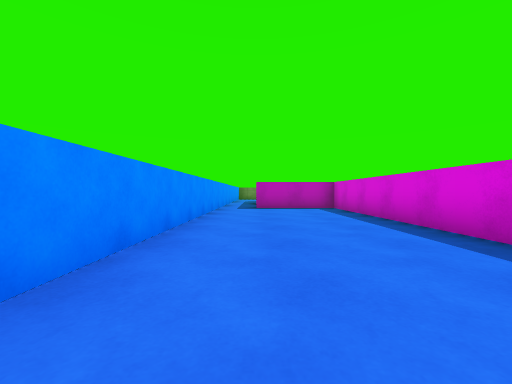
[1] (above)

21 first-person views from a walk through a Unity game level. The camera is 0.62 m above the floor, looks level and sees 90° across. The floor is counted in squares, 1 m on a side. Each view is taken from the middle of a square. On the plan, view 1 faces up. The plan holds only what a view shows up to about 9 squares ahead; the rest is blank. The player is left out. Surface patterns are stand-ins for the level's own textures.

[2]
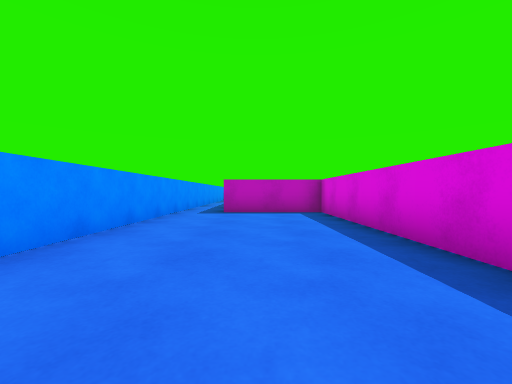

[3]
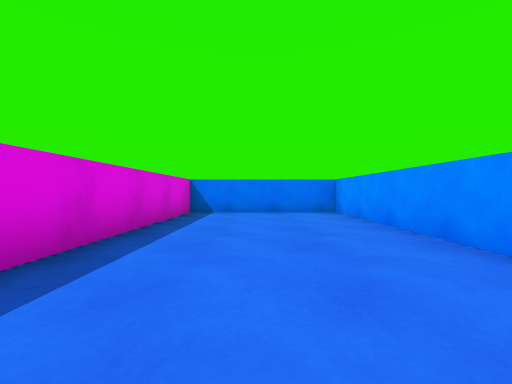

[4]
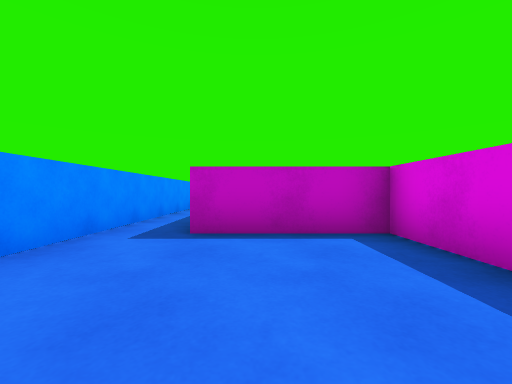

[5]
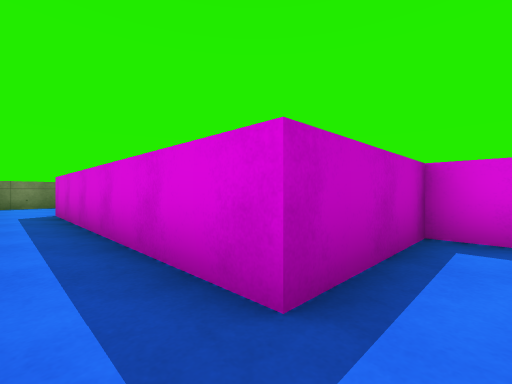

[6]
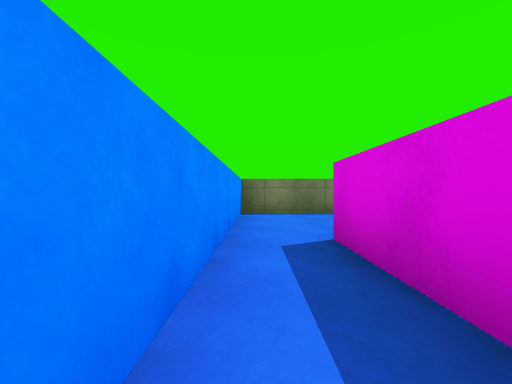

[7]
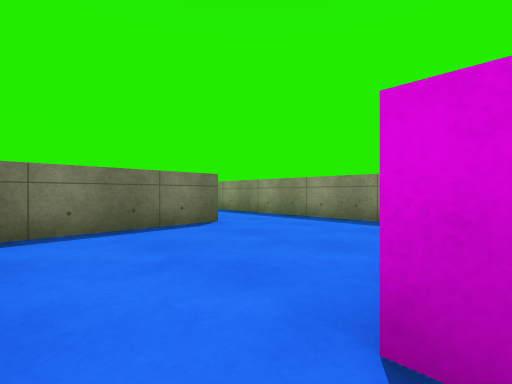

[8]
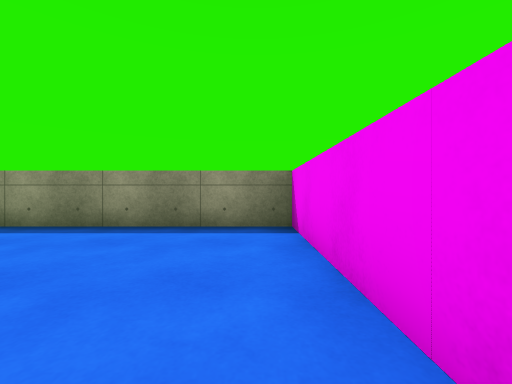

[9]
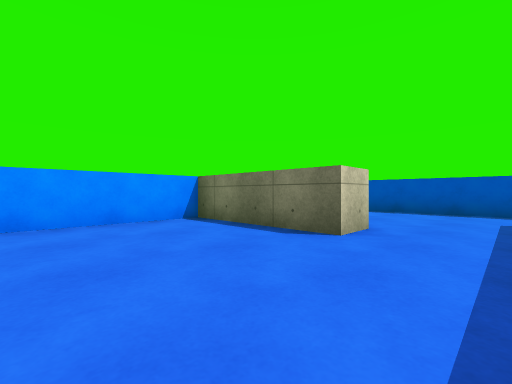

[10]
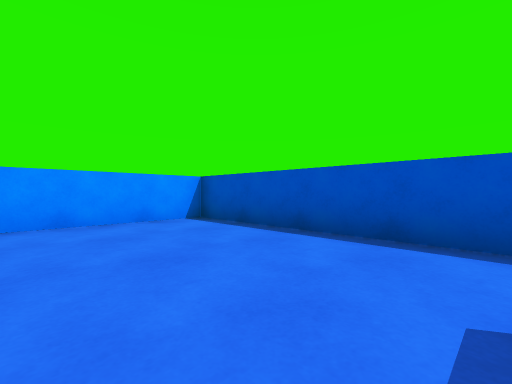

[11]
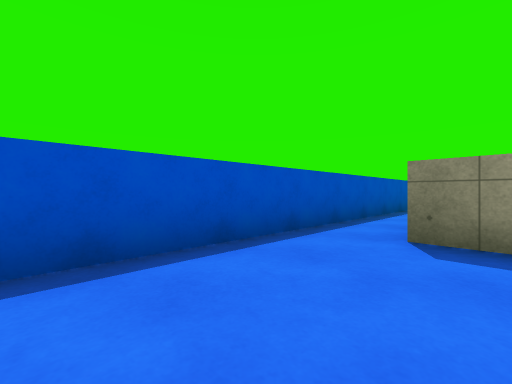

[12]
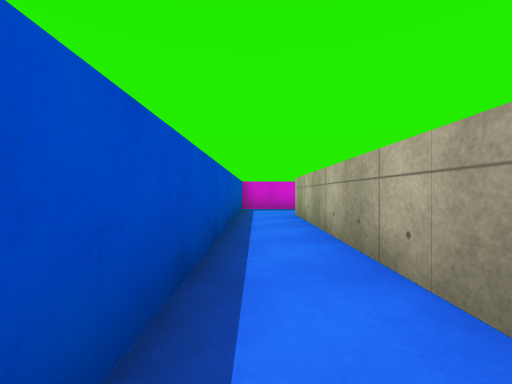

[13]
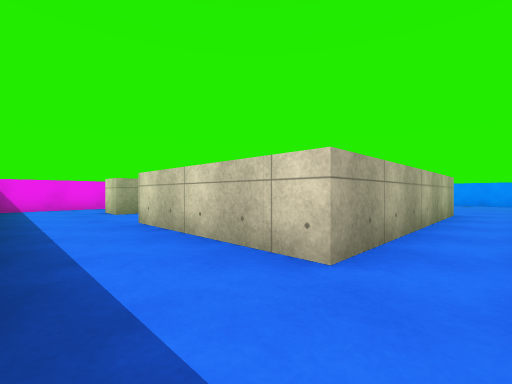

[14]
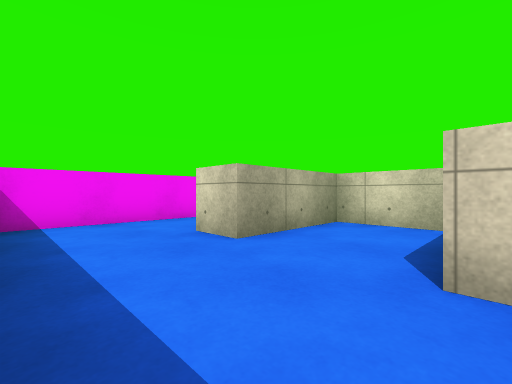

[15]
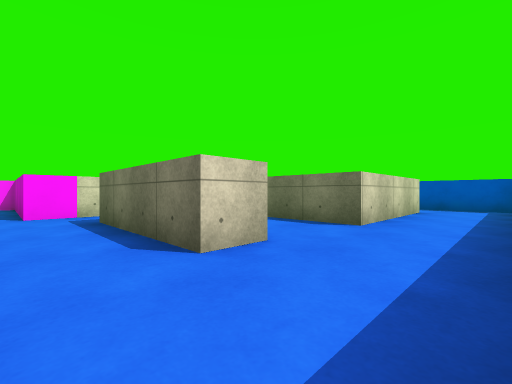

[16]
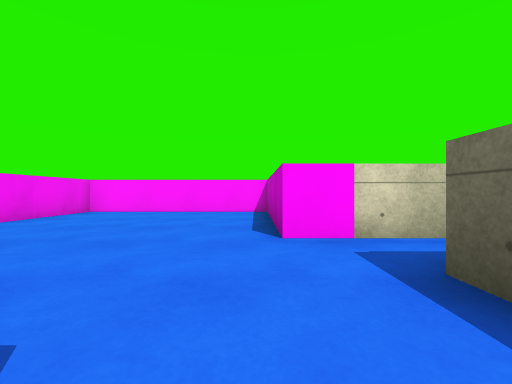

[17]
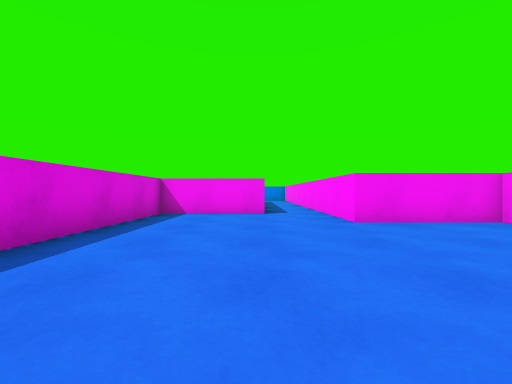

[18]
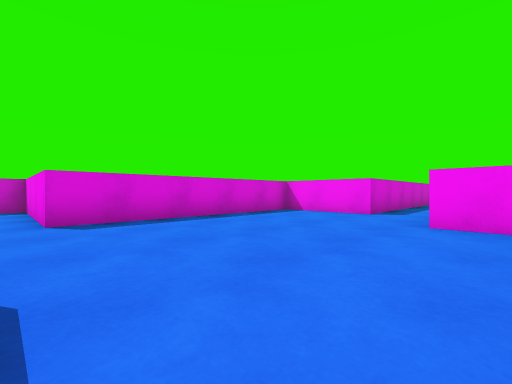

[19]
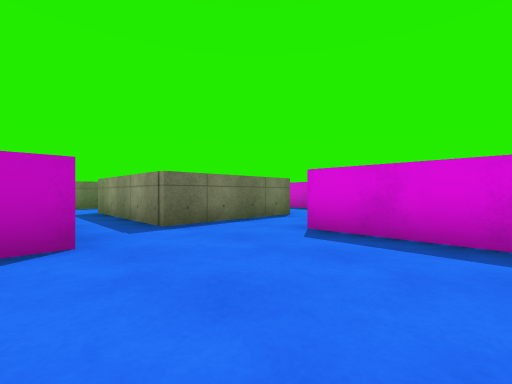

[20]
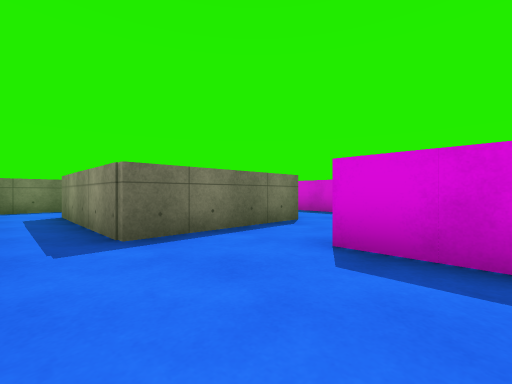

[21]
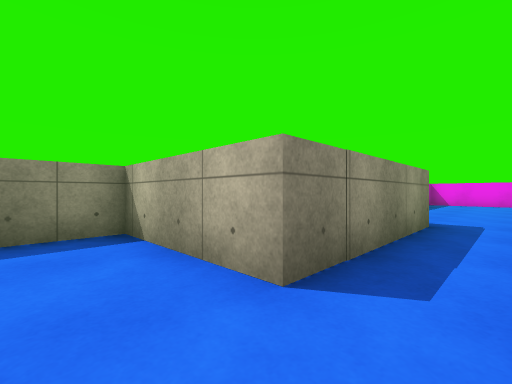

### Floor plan
Points are (right, up) in squares from view 1. A wall is a line through its corners. A room is listed if a view was taken in it or the views show most of it. See-through windows are left out.
Room 1 (views 1, 2, 3, 4, 5, 6, 7)
walls: (-1.4, 17.4) (-1.4, -1.8) (3, -1.8) (3, 9.8) (0, 9.8) (0, 17.4)
ways out: opening at (-1, 17) to room 2
Room 2 (views 8, 9)
walls: (2.3, 22.5) (2.3, 21.4) (-1.4, 21.4) (-1.4, 17.4); (0.6, 17.4) (4.6, 17.4) (4.6, 22.4)
ways out: opening at (-1, 17) to room 1; opening at (3.5, 22) to room 3
Room 3 (views 10, 11, 12)
walls: (4.6, 22.4) (4.6, 24.9) (11, 24.9); (11.5, 26.5) (-1.4, 26.5) (-1.4, 23)
ways out: opening at (3.5, 22) to room 2; opening at (11, 26) to room 4
Room 4 (views 13, 14, 15)
walls: (13.3, 17.9) (13.3, 19.2); (8, 20.3) (8, 18.4) (10.8, 18.4) (10.8, 17.4); (10.4, 15.5) (13.3, 15.5) (13.3, 16); (11, 24.9) (11, 20.7) (8.6, 20.7); (13, 26.5) (11.5, 26.5)
ways out: opening at (11, 26) to room 3; opening at (9.5, 16.5) to room 5
Room 5 (views 16, 17, 18, 19, 20)
walls: (5.6, 18.6) (5.6, 16.4) (1.4, 16.4); (5.8, 8.8) (8.7, 8.8) (8.7, 15.5) (10.4, 15.5); (1, 16.4) (1, 10.8) (4, 10.8) (4, 9.6); (10.8, 17.4) (7, 17.4) (7, 21.7)
ways out: opening at (9.5, 16.5) to room 4; opening at (6, 21) to room 6; opening at (5, 9)
Room 6 (view 21)
walls: (7.4, 23.9) (6, 23.9); (7, 21.7) (10, 21.7) (10, 23)
ways out: opening at (6, 21) to room 5

Positions as (right, up) in squares from view 1, and headings:
1: (0, 0), facing up
2: (1, 2), facing up
3: (1, 6), facing down
4: (1, 6), facing up
5: (-1, 9), facing up-right
6: (-1, 14), facing up
7: (-1, 17), facing up-right
8: (0, 18), facing right
9: (4, 18), facing up-left
10: (4, 23), facing up-left
11: (1, 24), facing up-right
12: (4, 26), facing right
13: (13, 26), facing down-left
14: (13, 21), facing down-left
15: (13, 16), facing up-left
16: (9, 16), facing left
17: (6, 16), facing down
18: (3, 16), facing down-right
19: (5, 13), facing up-right
20: (6, 14), facing up-right
21: (6, 23), facing down-right
